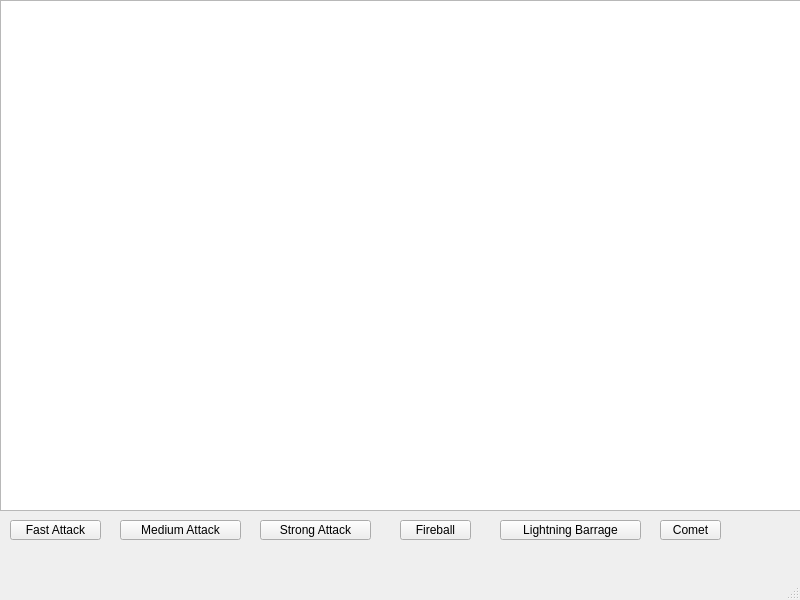
<?xml version="1.0" encoding="UTF-8"?>
<ui version="4.0">
 <class>Leofighter</class>
 <widget class="QMainWindow" name="Leofighter">
  <property name="geometry">
   <rect>
    <x>0</x>
    <y>0</y>
    <width>800</width>
    <height>600</height>
   </rect>
  </property>
  <property name="windowTitle">
   <string>MainWindow</string>
  </property>
  <widget class="QWidget" name="centralwidget">
   <widget class="QPushButton" name="pushButton_4">
    <property name="geometry">
     <rect>
      <x>400</x>
      <y>520</y>
      <width>71</width>
      <height>20</height>
     </rect>
    </property>
    <property name="text">
     <string>Fireball</string>
    </property>
   </widget>
   <widget class="QPushButton" name="pushButton">
    <property name="geometry">
     <rect>
      <x>10</x>
      <y>520</y>
      <width>91</width>
      <height>20</height>
     </rect>
    </property>
    <property name="text">
     <string>Fast Attack</string>
    </property>
   </widget>
   <widget class="QPushButton" name="pushButton_5">
    <property name="geometry">
     <rect>
      <x>500</x>
      <y>520</y>
      <width>141</width>
      <height>20</height>
     </rect>
    </property>
    <property name="text">
     <string>Lightning Barrage</string>
    </property>
   </widget>
   <widget class="QPushButton" name="pushButton_6">
    <property name="geometry">
     <rect>
      <x>660</x>
      <y>520</y>
      <width>61</width>
      <height>20</height>
     </rect>
    </property>
    <property name="text">
     <string>Comet</string>
    </property>
   </widget>
   <widget class="QGraphicsView" name="FightScreen">
    <property name="geometry">
     <rect>
      <x>0</x>
      <y>0</y>
      <width>801</width>
      <height>511</height>
     </rect>
    </property>
   </widget>
   <widget class="QPushButton" name="pushButton_2">
    <property name="geometry">
     <rect>
      <x>120</x>
      <y>520</y>
      <width>121</width>
      <height>20</height>
     </rect>
    </property>
    <property name="text">
     <string>Medium Attack</string>
    </property>
   </widget>
   <widget class="QPushButton" name="pushButton_3">
    <property name="geometry">
     <rect>
      <x>260</x>
      <y>520</y>
      <width>111</width>
      <height>20</height>
     </rect>
    </property>
    <property name="text">
     <string>Strong Attack</string>
    </property>
   </widget>
  </widget>
  <widget class="QMenuBar" name="menubar">
   <property name="geometry">
    <rect>
     <x>0</x>
     <y>0</y>
     <width>800</width>
     <height>22</height>
    </rect>
   </property>
  </widget>
  <widget class="QStatusBar" name="statusbar"/>
 </widget>
 <resources/>
 <connections/>
</ui>
